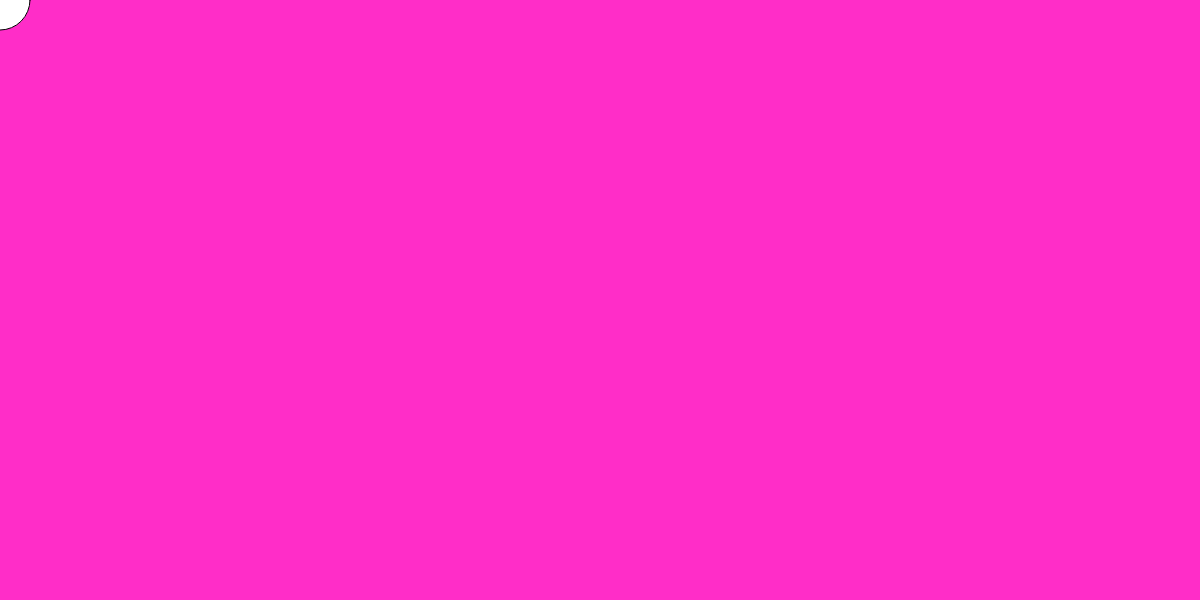
Frame 1 (no input)
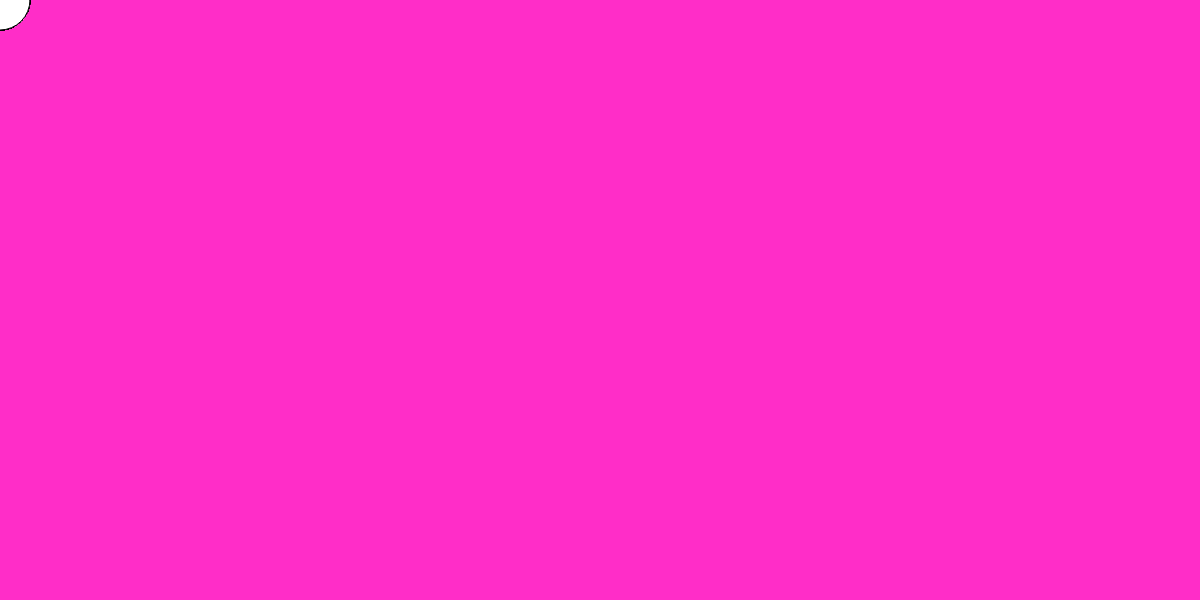
Frame 60 (no input)
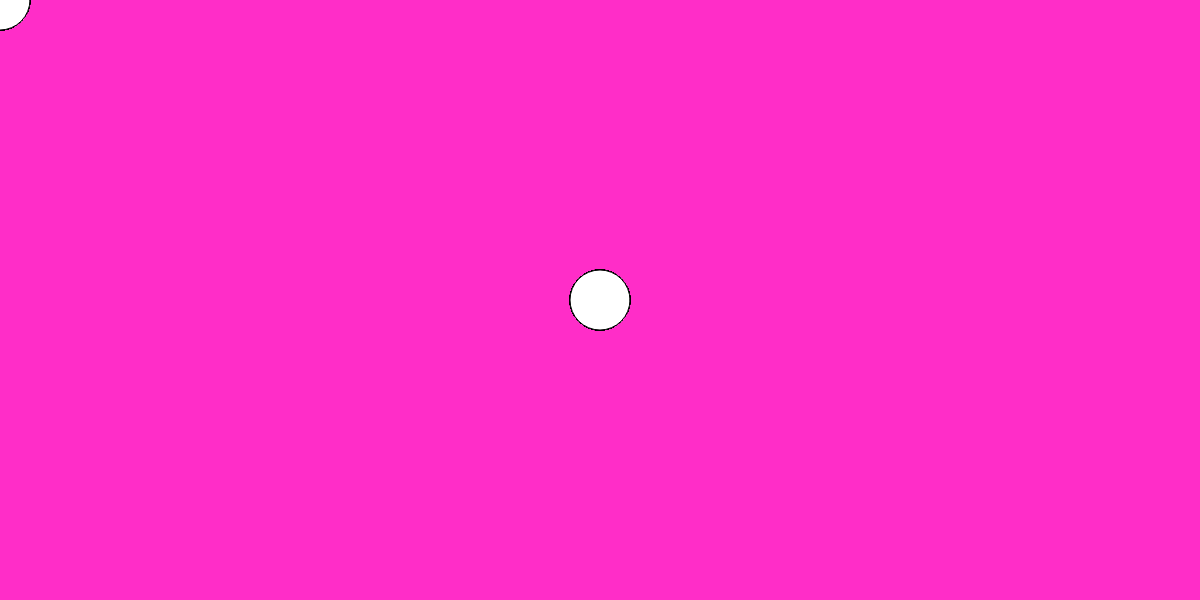
Frame 120 (the mouse pressed at the canvas centre since frame 60)

The p5.js sketch that drew these frames (run headless with seeded random() and noise() and a simulated clock; from frame 60 on, the mouse is pressed at the canvas centre):

// p5.js sketch
// ── sketch.js
function setup() {
  createCanvas(windowWidth, 600);
  background(255, 45, 200);
}

function draw() {
  circle(mouseX, mouseY, 60);
}

function windowResized() {
  resizeCanvas(windowWidth, windowHeight);
}
